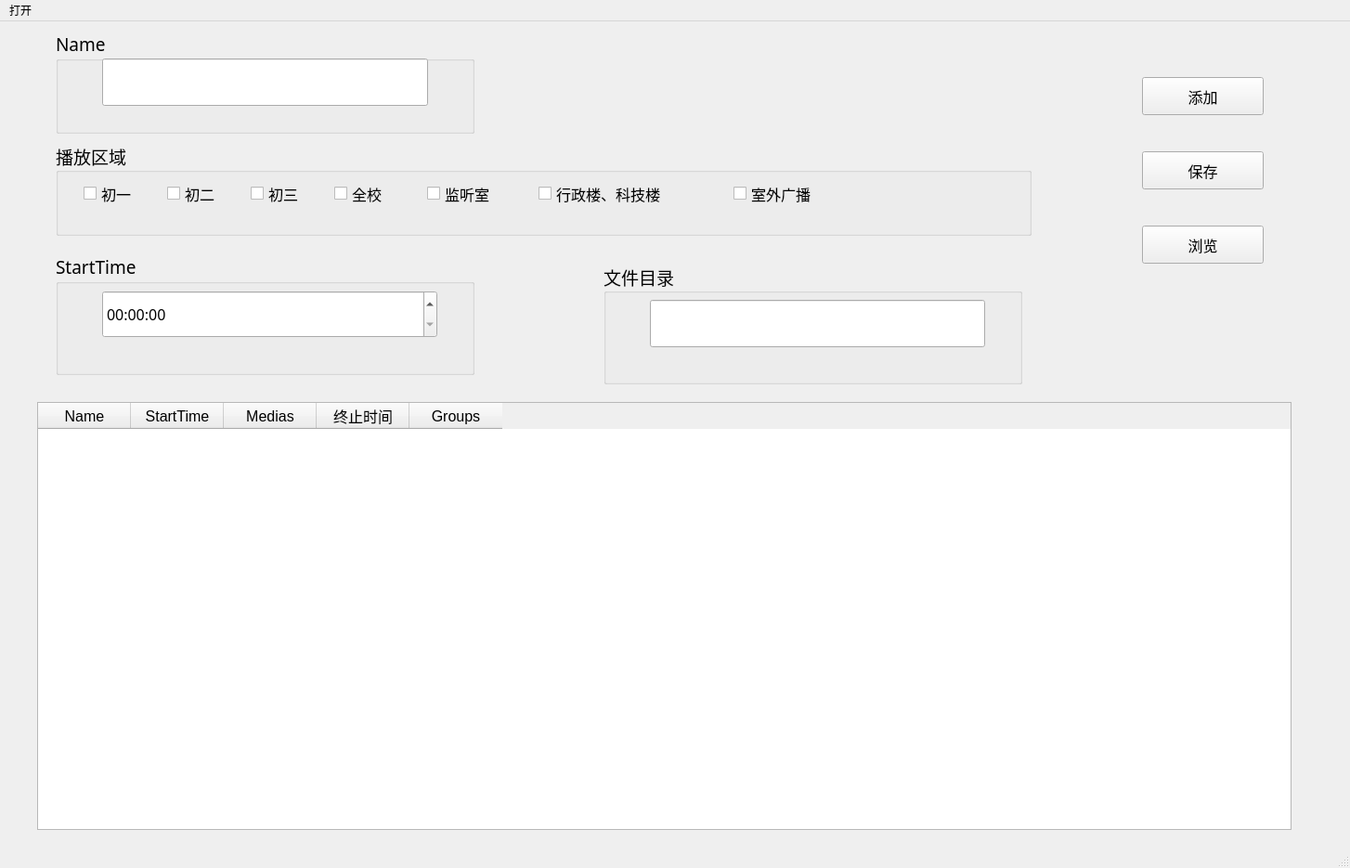
<?xml version="1.0" encoding="UTF-8"?>
<ui version="4.0">
 <class>MainWindow</class>
 <widget class="QMainWindow" name="MainWindow">
  <property name="geometry">
   <rect>
    <x>0</x>
    <y>0</y>
    <width>1454</width>
    <height>935</height>
   </rect>
  </property>
  <property name="windowTitle">
   <string>MainWindow</string>
  </property>
  <widget class="QWidget" name="centralwidget">
   <widget class="QGroupBox" name="groupBox">
    <property name="geometry">
     <rect>
      <x>60</x>
      <y>10</y>
      <width>451</width>
      <height>111</height>
     </rect>
    </property>
    <property name="font">
     <font>
      <family>Adobe Devanagari</family>
      <pointsize>14</pointsize>
     </font>
    </property>
    <property name="title">
     <string>Name</string>
    </property>
    <widget class="QLineEdit" name="lineEdit">
     <property name="geometry">
      <rect>
       <x>50</x>
       <y>30</y>
       <width>351</width>
       <height>51</height>
      </rect>
     </property>
     <property name="font">
      <font>
       <family>Adobe Devanagari</family>
       <pointsize>12</pointsize>
      </font>
     </property>
    </widget>
   </widget>
   <widget class="QGroupBox" name="groupBox_2">
    <property name="geometry">
     <rect>
      <x>60</x>
      <y>250</y>
      <width>451</width>
      <height>131</height>
     </rect>
    </property>
    <property name="font">
     <font>
      <family>Adobe Devanagari</family>
      <pointsize>14</pointsize>
     </font>
    </property>
    <property name="title">
     <string>StartTime</string>
    </property>
    <widget class="QTimeEdit" name="timeEdit">
     <property name="geometry">
      <rect>
       <x>50</x>
       <y>40</y>
       <width>361</width>
       <height>51</height>
      </rect>
     </property>
     <property name="font">
      <font>
       <family>Adobe Devanagari</family>
       <pointsize>12</pointsize>
      </font>
     </property>
     <property name="displayFormat">
      <string>HH:mm:ss</string>
     </property>
    </widget>
   </widget>
   <widget class="QPushButton" name="pushButton">
    <property name="geometry">
     <rect>
      <x>1230</x>
      <y>60</y>
      <width>131</width>
      <height>41</height>
     </rect>
    </property>
    <property name="font">
     <font>
      <family>Adobe Devanagari</family>
      <pointsize>12</pointsize>
     </font>
    </property>
    <property name="text">
     <string>添加</string>
    </property>
   </widget>
   <widget class="QGroupBox" name="groupBox_4">
    <property name="geometry">
     <rect>
      <x>650</x>
      <y>260</y>
      <width>451</width>
      <height>131</height>
     </rect>
    </property>
    <property name="font">
     <font>
      <family>Adobe Devanagari</family>
      <pointsize>14</pointsize>
     </font>
    </property>
    <property name="title">
     <string>文件目录</string>
    </property>
    <widget class="QLineEdit" name="lineEdit_2">
     <property name="geometry">
      <rect>
       <x>50</x>
       <y>40</y>
       <width>361</width>
       <height>51</height>
      </rect>
     </property>
    </widget>
   </widget>
   <widget class="QPushButton" name="pushButton_2">
    <property name="geometry">
     <rect>
      <x>1230</x>
      <y>140</y>
      <width>131</width>
      <height>41</height>
     </rect>
    </property>
    <property name="font">
     <font>
      <family>Adobe Devanagari</family>
      <pointsize>12</pointsize>
     </font>
    </property>
    <property name="text">
     <string>保存</string>
    </property>
   </widget>
   <widget class="QTableWidget" name="tableWidget">
    <property name="geometry">
     <rect>
      <x>40</x>
      <y>410</y>
      <width>1351</width>
      <height>461</height>
     </rect>
    </property>
    <property name="font">
     <font>
      <pointsize>12</pointsize>
     </font>
    </property>
    <column>
     <property name="text">
      <string>Name</string>
     </property>
    </column>
    <column>
     <property name="text">
      <string>StartTime</string>
     </property>
    </column>
    <column>
     <property name="text">
      <string>Medias</string>
     </property>
    </column>
    <column>
     <property name="text">
      <string>终止时间</string>
     </property>
    </column>
    <column>
     <property name="text">
      <string>Groups</string>
     </property>
    </column>
   </widget>
   <widget class="QPushButton" name="pushButton_3">
    <property name="geometry">
     <rect>
      <x>1230</x>
      <y>220</y>
      <width>131</width>
      <height>41</height>
     </rect>
    </property>
    <property name="font">
     <font>
      <family>Adobe Devanagari</family>
      <pointsize>12</pointsize>
     </font>
    </property>
    <property name="text">
     <string>浏览</string>
    </property>
   </widget>
   <widget class="QGroupBox" name="groupBox_5">
    <property name="geometry">
     <rect>
      <x>60</x>
      <y>130</y>
      <width>1051</width>
      <height>101</height>
     </rect>
    </property>
    <property name="font">
     <font>
      <family>Adobe Devanagari</family>
      <pointsize>14</pointsize>
     </font>
    </property>
    <property name="title">
     <string>播放区域</string>
    </property>
    <widget class="QCheckBox" name="checkBox">
     <property name="geometry">
      <rect>
       <x>30</x>
       <y>40</y>
       <width>91</width>
       <height>31</height>
      </rect>
     </property>
     <property name="font">
      <font>
       <family>Adobe Devanagari</family>
       <pointsize>12</pointsize>
      </font>
     </property>
     <property name="text">
      <string>初一</string>
     </property>
    </widget>
    <widget class="QCheckBox" name="checkBox_2">
     <property name="geometry">
      <rect>
       <x>120</x>
       <y>40</y>
       <width>91</width>
       <height>31</height>
      </rect>
     </property>
     <property name="font">
      <font>
       <family>Adobe Devanagari</family>
       <pointsize>12</pointsize>
      </font>
     </property>
     <property name="text">
      <string>初二</string>
     </property>
    </widget>
    <widget class="QCheckBox" name="checkBox_3">
     <property name="geometry">
      <rect>
       <x>210</x>
       <y>40</y>
       <width>91</width>
       <height>31</height>
      </rect>
     </property>
     <property name="font">
      <font>
       <family>Adobe Devanagari</family>
       <pointsize>12</pointsize>
      </font>
     </property>
     <property name="text">
      <string>初三</string>
     </property>
    </widget>
    <widget class="QCheckBox" name="checkBox_4">
     <property name="geometry">
      <rect>
       <x>300</x>
       <y>40</y>
       <width>91</width>
       <height>31</height>
      </rect>
     </property>
     <property name="font">
      <font>
       <family>Adobe Devanagari</family>
       <pointsize>12</pointsize>
      </font>
     </property>
     <property name="text">
      <string>全校</string>
     </property>
    </widget>
    <widget class="QCheckBox" name="checkBox_5">
     <property name="geometry">
      <rect>
       <x>400</x>
       <y>40</y>
       <width>91</width>
       <height>31</height>
      </rect>
     </property>
     <property name="font">
      <font>
       <family>Adobe Devanagari</family>
       <pointsize>12</pointsize>
      </font>
     </property>
     <property name="text">
      <string>监听室</string>
     </property>
    </widget>
    <widget class="QCheckBox" name="checkBox_6">
     <property name="geometry">
      <rect>
       <x>520</x>
       <y>40</y>
       <width>181</width>
       <height>31</height>
      </rect>
     </property>
     <property name="font">
      <font>
       <family>Adobe Devanagari</family>
       <pointsize>12</pointsize>
      </font>
     </property>
     <property name="text">
      <string>行政楼、科技楼</string>
     </property>
    </widget>
    <widget class="QCheckBox" name="checkBox_7">
     <property name="geometry">
      <rect>
       <x>730</x>
       <y>40</y>
       <width>131</width>
       <height>31</height>
      </rect>
     </property>
     <property name="font">
      <font>
       <family>Adobe Devanagari</family>
       <pointsize>12</pointsize>
      </font>
     </property>
     <property name="text">
      <string>室外广播</string>
     </property>
    </widget>
   </widget>
  </widget>
  <widget class="QMenuBar" name="menubar">
   <property name="geometry">
    <rect>
     <x>0</x>
     <y>0</y>
     <width>1454</width>
     <height>26</height>
    </rect>
   </property>
   <widget class="QMenu" name="menu">
    <property name="title">
     <string>打开</string>
    </property>
    <addaction name="actiond"/>
   </widget>
   <addaction name="menu"/>
  </widget>
  <widget class="QStatusBar" name="statusbar"/>
  <action name="actiond">
   <property name="text">
    <string>open</string>
   </property>
  </action>
 </widget>
 <resources/>
 <connections/>
</ui>
